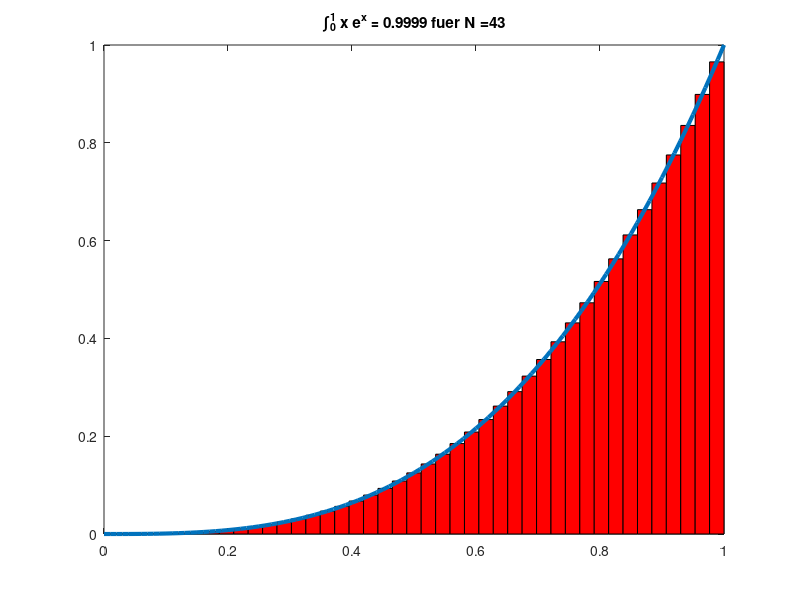

The MATLAB source for this figure:
%----------------------------------
%   integral.m
% 
% berechnet approximativ ein Integral 
% ueber  (0,1) durch die Mittelpunktregel
%----------------------------------

%exakt: 
% partielle integration
% \int f' * g = f*g|a^b - \int f*g'
% f'=e^x
% g =x
% f = e^x
% g'=1
% x e^x - e^x|_0^1 = 1
N = 1; % Anzahl Unterteilungen
TOL = 1e-4;
err = 1;
while (err > TOL)
  N = N+1;
  x = (0+1/(2*N)):(1/N):(1-1/(2*N));
  y = x.*exp(x);
  % Berechnung des Integrals
  result = sum(y)*(1/N);
  err = abs(1 - result);
end
N
err

% Plot
figure 
for i = 1:N
    fill([(i-1)/N (i-1)/N i/N i/N], [0 ((i-0.5)/N).^3  ((i-0.5)/N).^3 0], 'r');
    hold on;
end;
plot(0:0.01:1,(0:0.01:1).^3,'LineWidth',3);
title(['\int_0^1 x e^x = ',num2str(result),' fuer N =', num2str(N) ]); 
hold off



